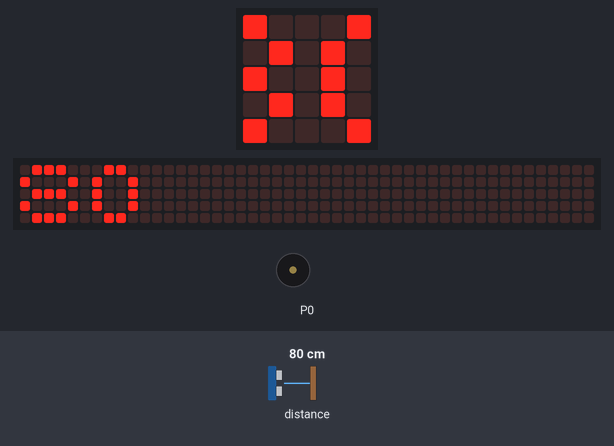
Recording of a program running on a simulated BBC micro:bit (MakeCode). Parts: the board's 5×5 LED display, a strip that is not on the board, showing the scrolling text unrolled, buzzer (waves = sounding). The test bench sets the inputs (shaded band); at power-on: distance to the obstacle 80 cm. The 48×5 strip is a reading aid, not a part: it shows the text the display is scrolling, unrolled, one strip-width of it at a time.

Above: at 1.28 s.
1.3 s: distance to the obstacle set to 14 cm
At 8.23 s:
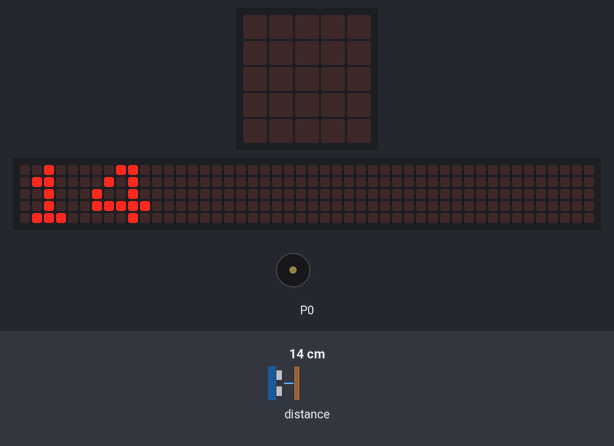
9.3 s: distance to the obstacle set to 11 cm
At 16.6 s:
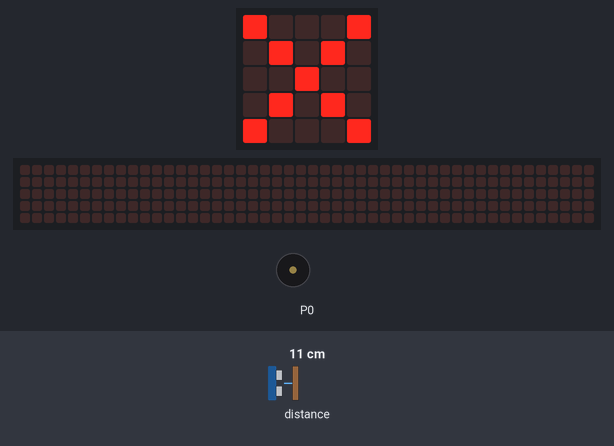
18.8 s: distance to the obstacle set to 18 cm
At 26.0 s:
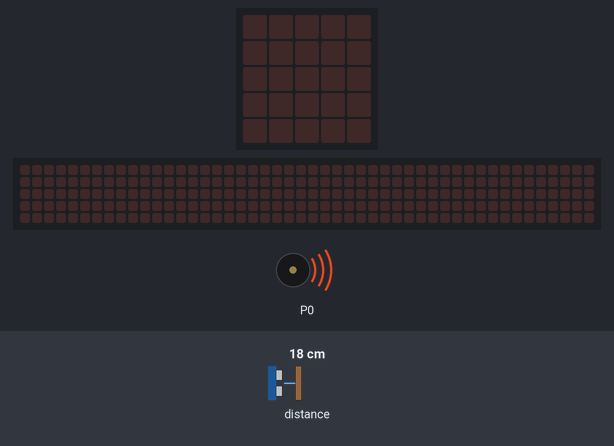
26.8 s: distance to the obstacle set to 2 cm
At 31.9 s:
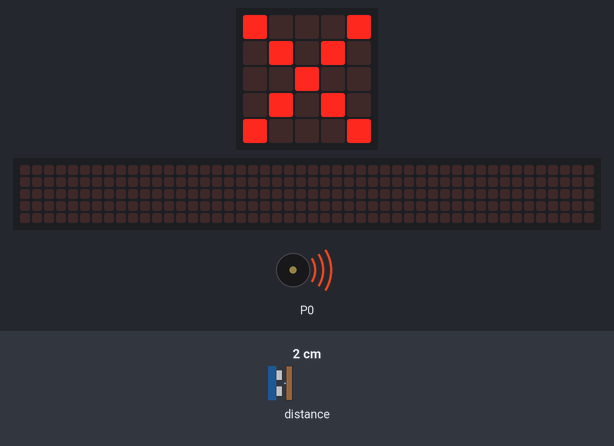
Timing chart, 0 to 35.8 s (numbered marks = the images above; inputs shaded):
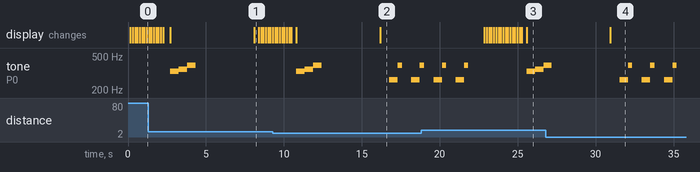

Measured:
- the behaviour switches between 13 and 12 cm on distance to the obstacle (found by bisection; images 1 and 2)
- after the input at 9.3 s, the display: first differs from a run without the input after 6.9 s (image 2)
- after the input at 18.8 s, the display: first changes after 4.1 s (image 3 shows a later state)
- after the input at 26.8 s, the display: changes after 4.2 s (image 4)
- by itself, tone on P0: plays 330 Hz for 0.55 s, 349 Hz for 0.55 s, 392 Hz for 0.54 s, 262 Hz for 0.55 s, 392 Hz for 0.27 s, 262 Hz for 0.55 s … (7 notes in this stretch)

The program:

main.ts
```typescript
let medida = 0
basic.forever(function () {
    medida = sonar.ping(
    DigitalPin.P2,
    DigitalPin.P1,
    PingUnit.Centimeters
    )
    if (medida >= 13) {
        basic.showNumber(medida)
        music.playMelody("E F G - - - - - ", 111)
    } else {
        for (let index = 0; index < 4; index++) {
            basic.showIcon(IconNames.No)
            music.playTone(262, music.beat(BeatFraction.Whole))
            music.playTone(392, music.beat(BeatFraction.Half))
        }
    }
    basic.pause(1000)
})
```

test.ts
```typescript
// aquí va el archivo "tests"; esto no se compilará cuando este paquete se utilice como una extensión.
```
